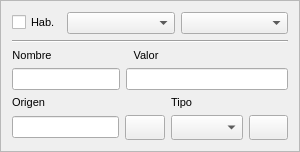
             <widget class="QFrame" name="frame">
              <property name="sizePolicy">
               <sizepolicy hsizetype="Preferred" vsizetype="Preferred">
                <horstretch>0</horstretch>
                <verstretch>2</verstretch>
               </sizepolicy>
              </property>
              <property name="maximumSize">
               <size>
                <width>300</width>
                <height>155</height>
               </size>
              </property>
              <property name="frameShape">
               <enum>QFrame::StyledPanel</enum>
              </property>
              <property name="frameShadow">
               <enum>QFrame::Plain</enum>
              </property>
              <layout class="QGridLayout" name="gridLayout_4">
               <item row="0" column="0">
                <layout class="QHBoxLayout" name="horizontalLayout_6">
                 <item>
                  <widget class="QCheckBox" name="m_MatrizOnOff">
                   <property name="font">
                    <font>
                     <pointsize>8</pointsize>
                     <weight>50</weight>
                     <bold>false</bold>
                    </font>
                   </property>
                   <property name="text">
                    <string>Hab.</string>
                   </property>
                  </widget>
                 </item>
                 <item>
                  <widget class="QComboBox" name="m_NumeroCampo">
                   <property name="sizePolicy">
                    <sizepolicy hsizetype="Preferred" vsizetype="Fixed">
                     <horstretch>1</horstretch>
                     <verstretch>0</verstretch>
                    </sizepolicy>
                   </property>
                   <property name="minimumSize">
                    <size>
                     <width>0</width>
                     <height>20</height>
                    </size>
                   </property>
                   <property name="maximumSize">
                    <size>
                     <width>16777215</width>
                     <height>25</height>
                    </size>
                   </property>
                   <property name="font">
                    <font>
                     <pointsize>8</pointsize>
                    </font>
                   </property>
                  </widget>
                 </item>
                 <item>
                  <widget class="QComboBox" name="m_NumeroMatriz">
                   <property name="sizePolicy">
                    <sizepolicy hsizetype="Preferred" vsizetype="Preferred">
                     <horstretch>1</horstretch>
                     <verstretch>0</verstretch>
                    </sizepolicy>
                   </property>
                   <property name="minimumSize">
                    <size>
                     <width>0</width>
                     <height>20</height>
                    </size>
                   </property>
                   <property name="maximumSize">
                    <size>
                     <width>16777215</width>
                     <height>25</height>
                    </size>
                   </property>
                   <property name="font">
                    <font>
                     <pointsize>8</pointsize>
                    </font>
                   </property>
                  </widget>
                 </item>
                </layout>
               </item>
               <item row="1" column="0">
                <widget class="Line" name="line">
                 <property name="orientation">
                  <enum>Qt::Horizontal</enum>
                 </property>
                </widget>
               </item>
               <item row="2" column="0">
                <layout class="QHBoxLayout" name="horizontalLayout_2">
                 <item>
                  <layout class="QVBoxLayout" name="verticalLayout">
                   <item>
                    <widget class="QLabel" name="label_9">
                     <property name="sizePolicy">
                      <sizepolicy hsizetype="Fixed" vsizetype="Preferred">
                       <horstretch>0</horstretch>
                       <verstretch>0</verstretch>
                      </sizepolicy>
                     </property>
                     <property name="minimumSize">
                      <size>
                       <width>40</width>
                       <height>0</height>
                      </size>
                     </property>
                     <property name="font">
                      <font>
                       <pointsize>8</pointsize>
                      </font>
                     </property>
                     <property name="text">
                      <string>Nombre</string>
                     </property>
                     <property name="alignment">
                      <set>Qt::AlignCenter</set>
                     </property>
                    </widget>
                   </item>
                   <item>
                    <widget class="QLineEdit" name="m_NombreCampo">
                     <property name="sizePolicy">
                      <sizepolicy hsizetype="Preferred" vsizetype="Fixed">
                       <horstretch>2</horstretch>
                       <verstretch>0</verstretch>
                      </sizepolicy>
                     </property>
                     <property name="minimumSize">
                      <size>
                       <width>0</width>
                       <height>20</height>
                      </size>
                     </property>
                     <property name="maximumSize">
                      <size>
                       <width>16777215</width>
                       <height>25</height>
                      </size>
                     </property>
                     <property name="font">
                      <font>
                       <pointsize>8</pointsize>
                       <weight>75</weight>
                       <bold>true</bold>
                      </font>
                     </property>
                     <property name="alignment">
                      <set>Qt::AlignCenter</set>
                     </property>
                     <property name="readOnly">
                      <bool>true</bool>
                     </property>
                    </widget>
                   </item>
                  </layout>
                 </item>
                 <item>
                  <layout class="QVBoxLayout" name="verticalLayout_2">
                   <item>
                    <widget class="QLabel" name="label_18">
                     <property name="sizePolicy">
                      <sizepolicy hsizetype="Fixed" vsizetype="Preferred">
                       <horstretch>0</horstretch>
                       <verstretch>0</verstretch>
                      </sizepolicy>
                     </property>
                     <property name="minimumSize">
                      <size>
                       <width>40</width>
                       <height>0</height>
                      </size>
                     </property>
                     <property name="font">
                      <font>
                       <pointsize>8</pointsize>
                       <weight>50</weight>
                       <bold>false</bold>
                      </font>
                     </property>
                     <property name="text">
                      <string>Valor</string>
                     </property>
                     <property name="alignment">
                      <set>Qt::AlignCenter</set>
                     </property>
                    </widget>
                   </item>
                   <item>
                    <widget class="QLineEdit" name="m_ValorCampo">
                     <property name="font">
                      <font>
                       <pointsize>8</pointsize>
                      </font>
                     </property>
                     <property name="alignment">
                      <set>Qt::AlignCenter</set>
                     </property>
                    </widget>
                   </item>
                  </layout>
                 </item>
                </layout>
               </item>
               <item row="3" column="0">
                <layout class="QHBoxLayout" name="horizontalLayout">
                 <item>
                  <layout class="QGridLayout" name="gridLayout_6">
                   <item row="0" column="0">
                    <widget class="QLabel" name="label_17">
                     <property name="sizePolicy">
                      <sizepolicy hsizetype="Fixed" vsizetype="Preferred">
                       <horstretch>0</horstretch>
                       <verstretch>0</verstretch>
                      </sizepolicy>
                     </property>
                     <property name="minimumSize">
                      <size>
                       <width>40</width>
                       <height>0</height>
                      </size>
                     </property>
                     <property name="font">
                      <font>
                       <pointsize>8</pointsize>
                      </font>
                     </property>
                     <property name="text">
                      <string>Origen</string>
                     </property>
                    </widget>
                   </item>
                   <item row="1" column="0">
                    <widget class="QLineEdit" name="m_OrigenCampo">
                     <property name="font">
                      <font>
                       <pointsize>8</pointsize>
                      </font>
                     </property>
                     <property name="alignment">
                      <set>Qt::AlignCenter</set>
                     </property>
                    </widget>
                   </item>
                   <item row="1" column="1">
                    <widget class="QPushButton" name="m_ConfigOrigen">
                     <property name="sizePolicy">
                      <sizepolicy hsizetype="Preferred" vsizetype="Fixed">
                       <horstretch>0</horstretch>
                       <verstretch>0</verstretch>
                      </sizepolicy>
                     </property>
                     <property name="minimumSize">
                      <size>
                       <width>32</width>
                       <height>25</height>
                      </size>
                     </property>
                     <property name="maximumSize">
                      <size>
                       <width>75</width>
                       <height>30</height>
                      </size>
                     </property>
                     <property name="text">
                      <string/>
                     </property>
                     <property name="icon">
                      <iconset resource="../../In2Apps/In2Designer/In2Designer/shared.qrc">
                       <normaloff>:/res/images/run.png</normaloff>:/res/images/run.png</iconset>
                     </property>
                    </widget>
                   </item>
                  </layout>
                 </item>
                 <item>
                  <layout class="QGridLayout" name="gridLayout_7">
                   <item row="0" column="0">
                    <widget class="QLabel" name="label_13">
                     <property name="sizePolicy">
                      <sizepolicy hsizetype="Fixed" vsizetype="Preferred">
                       <horstretch>0</horstretch>
                       <verstretch>0</verstretch>
                      </sizepolicy>
                     </property>
                     <property name="minimumSize">
                      <size>
                       <width>40</width>
                       <height>0</height>
                      </size>
                     </property>
                     <property name="font">
                      <font>
                       <pointsize>8</pointsize>
                      </font>
                     </property>
                     <property name="text">
                      <string>Tipo</string>
                     </property>
                    </widget>
                   </item>
                   <item row="1" column="0">
                    <widget class="QComboBox" name="m_TipoCampo">
                     <property name="sizePolicy">
                      <sizepolicy hsizetype="Preferred" vsizetype="Preferred">
                       <horstretch>0</horstretch>
                       <verstretch>0</verstretch>
                      </sizepolicy>
                     </property>
                     <property name="minimumSize">
                      <size>
                       <width>0</width>
                       <height>20</height>
                      </size>
                     </property>
                     <property name="maximumSize">
                      <size>
                       <width>16777215</width>
                       <height>25</height>
                      </size>
                     </property>
                     <property name="font">
                      <font>
                       <pointsize>8</pointsize>
                      </font>
                     </property>
                    </widget>
                   </item>
                   <item row="1" column="1">
                    <widget class="QPushButton" name="m_ConfigTipo">
                     <property name="sizePolicy">
                      <sizepolicy hsizetype="Preferred" vsizetype="Fixed">
                       <horstretch>0</horstretch>
                       <verstretch>0</verstretch>
                      </sizepolicy>
                     </property>
                     <property name="minimumSize">
                      <size>
                       <width>32</width>
                       <height>25</height>
                      </size>
                     </property>
                     <property name="maximumSize">
                      <size>
                       <width>75</width>
                       <height>30</height>
                      </size>
                     </property>
                     <property name="text">
                      <string/>
                     </property>
                     <property name="icon">
                      <iconset resource="../../In2Apps/In2Designer/In2Designer/shared.qrc">
                       <normaloff>:/res/images/run.png</normaloff>:/res/images/run.png</iconset>
                     </property>
                    </widget>
                   </item>
                  </layout>
                 </item>
                </layout>
               </item>
              </layout>
             </widget>
